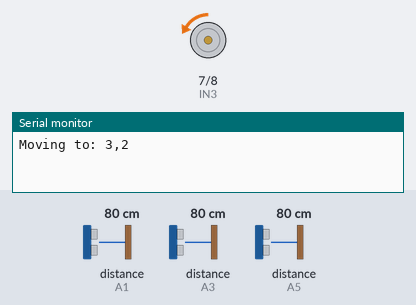
Bench run of a sketch on a simulated Arduino Uno, built with avr-gcc and run on an emulated ATmega328P. On the bench: motor-driver pin pairs drawn as motors (green arrow = first pin HIGH = forward, orange = second pin HIGH = backward, longer = more drive, scaled by the enable pin), the last lines printed to the serial monitor. Wiring (inferred from the names in the program): 3 × ultrasonic range finder: trigger A0, echo A1 / trigger A2, echo A3 / trigger A4, echo A5. The inputs (shaded band) are chosen by the test bench; at power-on: distance to the obstacle (sensors on A1, A3, A5) 80 cm. The echo pulse lasts 58.3 µs per cm.

Above: at 0.3 s.
1.3 s: distance to the obstacle (sensor on A1) set to 2 cm
At 2.3 s:
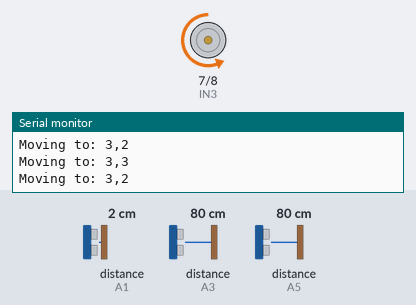
5.8 s: distance to the obstacle (sensor on A1) set to 18 cm
At 6.45 s:
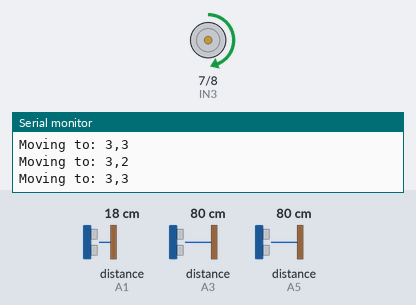
10.3 s: distance to the obstacle (sensor on A1) set to 4 cm
At 11.5 s:
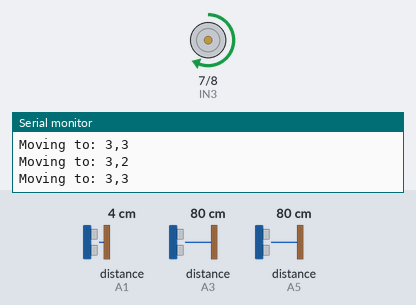
13.8 s: distance to the obstacle (sensor on A1) set to 60 cm
17.5 s: distance to the obstacle (sensor on A1) set to 120 cm
At 20.02 s:
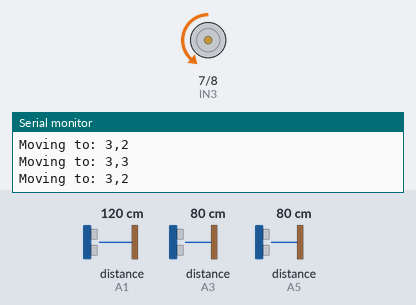
21.2 s: distance to the obstacle (sensor on A1) set to 250 cm
Timing chart, 0 to 26.7 s (numbered marks = the images above; inputs shaded):
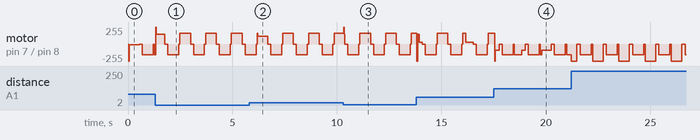

Measured:
- by itself, motor on pin 7 (IN3) / pin 8 (IN4): repeats every 1.3 s: stopped 0.16 s, backward 160/255 0.52 s, stopped 0.07 s, backward 255/255 0.51 s

The sketch:

remote_Final_code_pid_floodfill.ino
```cpp
// Ensure Arduino core symbols and types are available
#include <Arduino.h>
#include <math.h>

// ---------------------------
// Pin definitions
// ---------------------------
#ifndef ENA
#define ENA 5
#endif
#ifndef IN1
#define IN1 4
#endif
#ifndef IN2
#define IN2 3
#endif
#ifndef ENB
#define ENB 6
#endif
#ifndef IN3
#define IN3 7
#endif
#ifndef IN4
#define IN4 8
#endif

#ifndef trigF
#define trigF A2
#endif
#ifndef echoF
#define echoF A3
#endif
#ifndef trigL
#define trigL A0
#endif
#ifndef echoL
#define echoL A1
#endif
#ifndef trigR
#define trigR A4
#endif
#ifndef echoR
#define echoR A5
#endif

// ---------------------------
// PID + Flood-Fill configuration
// ---------------------------
const int PIDFF_forwardSpeed = 120;  // base forward PWM
const int PIDFF_turnSpeed = 160;     // turn-in-place PWM
const int PIDFF_thresholdFront = 12; // cm to consider obstacle
const int PIDFF_thresholdSide = 18;  // cm side wall threshold

// PID gains (tune on the robot)
float PIDFF_kp = 2.0;
float PIDFF_ki = 0.01;
float PIDFF_kd = 0.35;
float PIDFF_integral = 0.0;
float PIDFF_lastError = 0.0;
unsigned long PIDFF_lastTime = 0;

// Flood-fill map size
#define PIDFF_MAP_N 7
// 0 = unknown, 1 = free, 2 = wall
uint8_t PIDFF_map[PIDFF_MAP_N][PIDFF_MAP_N];
int PIDFF_dist[PIDFF_MAP_N][PIDFF_MAP_N];

// Robot state in cell coordinates (center cell = (3,3) initial)
int PIDFF_x = PIDFF_MAP_N / 2;
int PIDFF_y = PIDFF_MAP_N / 2;
// Heading: 0=N, 1=E, 2=S, 3=W
int PIDFF_heading = 0;

// Desired distance from left wall when side-following
const float PIDFF_desiredLeft = 15.0;

// Timing for moving one cell (approximate, adapt for your robot)
const unsigned long PIDFF_cellMoveTime = 500; // ms moving forward per cell

// ---------------------------
// Helper: readDistance (same algorithm as original sketches)
// ---------------------------
long PIDFF_readDistanceCM(int trigPin, int echoPin, unsigned long timeout = 30000UL)
{
    digitalWrite(trigPin, LOW);
    delayMicroseconds(2);
    digitalWrite(trigPin, HIGH);
    delayMicroseconds(10);
    digitalWrite(trigPin, LOW);
    unsigned long duration = pulseIn(echoPin, HIGH, timeout);
    if (duration == 0)
        return -1;
    return duration / 58L;
}

// ---------------------------
// Motor helpers (unique names to avoid collisions)
// These accept signed speeds for individual motors
// ---------------------------
void PIDFF_setLeftMotor(int leftSpeed)
{
    if (leftSpeed >= 0)
    {
        digitalWrite(IN1, HIGH);
        digitalWrite(IN2, LOW);
        analogWrite(ENA, constrain(leftSpeed, 0, 255));
    }
    else
    {
        digitalWrite(IN1, LOW);
        digitalWrite(IN2, HIGH);
        analogWrite(ENA, constrain(-leftSpeed, 0, 255));
    }
}

void PIDFF_setRightMotor(int rightSpeed)
{
    if (rightSpeed >= 0)
    {
        digitalWrite(IN3, HIGH);
        digitalWrite(IN4, LOW);
        analogWrite(ENB, constrain(rightSpeed, 0, 255));
    }
    else
    {
        digitalWrite(IN3, LOW);
        digitalWrite(IN4, HIGH);
        analogWrite(ENB, constrain(-rightSpeed, 0, 255));
    }
}

void PIDFF_driveMotors(int leftSpeed, int rightSpeed)
{
    PIDFF_setLeftMotor(leftSpeed);
    PIDFF_setRightMotor(rightSpeed);
}

void PIDFF_stopMotors()
{
    analogWrite(ENA, 0);
    analogWrite(ENB, 0);
    digitalWrite(IN1, LOW);
    digitalWrite(IN2, LOW);
    digitalWrite(IN3, LOW);
    digitalWrite(IN4, LOW);
}

void PIDFF_turnLeftInPlace(int speed)
{
    // left wheel reverse, right wheel forward
    PIDFF_setLeftMotor(-speed);
    PIDFF_setRightMotor(speed);
}

void PIDFF_turnRightInPlace(int speed)
{
    // left wheel forward, right wheel reverse
    PIDFF_setLeftMotor(speed);
    PIDFF_setRightMotor(-speed);
}

// Simple forward using signed motor control for compatibility
void PIDFF_forwardMotors(int speed)
{
    PIDFF_driveMotors(speed, speed);
}

void PIDFF_reverseMotors(int speed)
{
    PIDFF_driveMotors(-speed, -speed);
}

// ---------------------------
// PID compute: returns steering offset in PWM units
// Positive -> increase right motor relative to left
// ---------------------------
float PIDFF_computePID(float error)
{
    unsigned long now = millis();
    float dt = 0.02; // default small dt
    if (PIDFF_lastTime != 0)
    {
        dt = (now - PIDFF_lastTime) / 1000.0;
        if (dt <= 0)
            dt = 0.0001;
    }
    PIDFF_integral += error * dt;
    float derivative = (error - PIDFF_lastError) / dt;
    float output = PIDFF_kp * error + PIDFF_ki * PIDFF_integral + PIDFF_kd * derivative;
    PIDFF_lastError = error;
    PIDFF_lastTime = now;
    return output;
}

// ---------------------------
// Flood-fill helpers
// ---------------------------
// Reset map: unknown = 0
void PIDFF_mapReset()
{
    for (int i = 0; i < PIDFF_MAP_N; i++)
        for (int j = 0; j < PIDFF_MAP_N; j++)
        {
            PIDFF_map[i][j] = 0;
            PIDFF_dist[i][j] = 255;
        }
}

// Mark a cell as free or wall safely
void PIDFF_setCellFree(int x, int y)
{
    if (x >= 0 && x < PIDFF_MAP_N && y >= 0 && y < PIDFF_MAP_N)
        PIDFF_map[y][x] = 1;
}
void PIDFF_setCellWall(int x, int y)
{
    if (x >= 0 && x < PIDFF_MAP_N && y >= 0 && y < PIDFF_MAP_N)
        PIDFF_map[y][x] = 2;
}

// Given current cell and heading, mark walls based on sensors
void PIDFF_updateWallsFromSensors(long distF, long distL, long distR)
{
    // Directions: 0=N -> (0,-1), 1=E -> (1,0), 2=S -> (0,1), 3=W -> (-1,0)
    int dx[4] = {0, 1, 0, -1};
    int dy[4] = {-1, 0, 1, 0};

    // front
    int fx = PIDFF_x + dx[PIDFF_heading];
    int fy = PIDFF_y + dy[PIDFF_heading];
    if (distF == -1 || distF > PIDFF_thresholdFront)
        PIDFF_setCellFree(fx, fy);
    else
        PIDFF_setCellWall(fx, fy);

    // left sensor: heading-1
    int leftDir = (PIDFF_heading + 3) & 3;
    int lx = PIDFF_x + dx[leftDir];
    int ly = PIDFF_y + dy[leftDir];
    if (distL == -1 || distL > PIDFF_thresholdSide)
        PIDFF_setCellFree(lx, ly);
    else
        PIDFF_setCellWall(lx, ly);

    // right sensor: heading+1
    int rightDir = (PIDFF_heading + 1) & 3;
    int rx = PIDFF_x + dx[rightDir];
    int ry = PIDFF_y + dy[rightDir];
    if (distR == -1 || distR > PIDFF_thresholdSide)
        PIDFF_setCellFree(rx, ry);
    else
        PIDFF_setCellWall(rx, ry);

    // mark current cell free
    PIDFF_setCellFree(PIDFF_x, PIDFF_y);
}

// Flood-fill / BFS from a target cell to compute distance map
void PIDFF_computeDistancesTo(int tx, int ty)
{
    for (int y = 0; y < PIDFF_MAP_N; y++)
        for (int x = 0; x < PIDFF_MAP_N; x++)
            PIDFF_dist[y][x] = 255;
    // queue simple circular array
    const int MAXQ = PIDFF_MAP_N * PIDFF_MAP_N;
    int qx[MAXQ], qy[MAXQ];
    int qs = 0, qe = 0;
    // start from target
    PIDFF_dist[ty][tx] = 0;
    qx[qe] = tx;
    qy[qe] = ty;
    qe++;

    while (qs < qe)
    {
        int cx = qx[qs];
        int cy = qy[qs];
        qs++;
        int cd = PIDFF_dist[cy][cx];
        // neighbors
        const int dx[4] = {0, 1, 0, -1};
        const int dy[4] = {-1, 0, 1, 0};
        for (int i = 0; i < 4; i++)
        {
            int nx = cx + dx[i];
            int ny = cy + dy[i];
            if (nx < 0 || nx >= PIDFF_MAP_N || ny < 0 || ny >= PIDFF_MAP_N)
                continue;
            // if cell is wall, skip
            if (PIDFF_map[ny][nx] == 2)
                continue;
            if (PIDFF_dist[ny][nx] > cd + 1)
            {
                PIDFF_dist[ny][nx] = cd + 1;
                qx[qe] = nx;
                qy[qe] = ny;
                qe++;
            }
        }
    }
}

// Choose next neighbor cell (x,y) to move to (lowest distance)
bool PIDFF_chooseNextCell(int *nx_out, int *ny_out)
{
    int bestx = -1, besty = -1;
    int bestd = 10000;
    const int dx[4] = {0, 1, 0, -1};
    const int dy[4] = {-1, 0, 1, 0};
    for (int i = 0; i < 4; i++)
    {
        int nx = PIDFF_x + dx[i];
        int ny = PIDFF_y + dy[i];
        if (nx < 0 || nx >= PIDFF_MAP_N || ny < 0 || ny >= PIDFF_MAP_N)
            continue;
        if (PIDFF_map[ny][nx] == 2)
            continue; // wall
        int d = PIDFF_dist[ny][nx];
        if (d < bestd)
        {
            bestd = d;
            bestx = nx;
            besty = ny;
        }
    }
    if (bestx == -1)
        return false;
    *nx_out = bestx;
    *ny_out = besty;
    return true;
}

// Rotate the robot to face a target neighbor cell and move one cell forward
void PIDFF_moveToCell(int tx, int ty)
{
    // compute desired heading
    int dx = tx - PIDFF_x;
    int dy = ty - PIDFF_y;
    int desired = PIDFF_heading;
    if (dx == 1)
        desired = 1;
    else if (dx == -1)
        desired = 3;
    else if (dy == 1)
        desired = 2;
    else if (dy == -1)
        desired = 0;

    int diff = (desired - PIDFF_heading + 4) % 4;
    if (diff == 1)
    {
        // turn right 90
        PIDFF_turnRightInPlace(PIDFF_turnSpeed);
        delay(260);
        PIDFF_stopMotors();
        delay(50);
    }
    else if (diff == 2)
    {
        // turn 180
        PIDFF_turnRightInPlace(PIDFF_turnSpeed);
        delay(520);
        PIDFF_stopMotors();
        delay(50);
    }
    else if (diff == 3)
    {
        // turn left 90
        PIDFF_turnLeftInPlace(PIDFF_turnSpeed);
        delay(260);
        PIDFF_stopMotors();
        delay(50);
    }

    // Move forward approximately one cell while running PID side-following
    unsigned long start = millis();
    while (millis() - start < PIDFF_cellMoveTime)
    {
        long dL = PIDFF_readDistanceCM(trigL, echoL);
        long dR = PIDFF_readDistanceCM(trigR, echoR);
        // prefer left sensor for side-following; if unavailable, mirror using right
        float currentSide = NAN;
        int useLeft = 0;
        if (dL != -1)
        {
            currentSide = dL;
            useLeft = 1;
        }
        else if (dR != -1)
        {
            currentSide = dR;
            useLeft = 0;
        }

        if (!isnan(currentSide))
        {
            float err = PIDFF_desiredLeft - currentSide;
            float steer = PIDFF_computePID(err);
            if (!useLeft)
                steer = -steer; // mirror when using right
            int leftPWM = (int)constrain(PIDFF_forwardSpeed - steer, -255, 255);
            int rightPWM = (int)constrain(PIDFF_forwardSpeed + steer, -255, 255);
            PIDFF_driveMotors(leftPWM, rightPWM);
        }
        else
        {
            PIDFF_forwardMotors(PIDFF_forwardSpeed);
        }
        delay(20);
    }
    PIDFF_stopMotors();
    delay(30);

    // update logical position
    PIDFF_heading = desired;
    PIDFF_x = tx;
    PIDFF_y = ty;
}

// ---------------------------
// Setup & Loop
// ---------------------------
void setup()
{
    // pin modes (safe to call even if other sketch also sets them)
    pinMode(ENA, OUTPUT);
    pinMode(ENB, OUTPUT);
    pinMode(IN1, OUTPUT);
    pinMode(IN2, OUTPUT);
    pinMode(IN3, OUTPUT);
    pinMode(IN4, OUTPUT);
    pinMode(trigF, OUTPUT);
    pinMode(echoF, INPUT);
    pinMode(trigL, OUTPUT);
    pinMode(echoL, INPUT);
    pinMode(trigR, OUTPUT);
    pinMode(echoR, INPUT);

    Serial.begin(115200);
    PIDFF_stopMotors();
    PIDFF_mapReset();
    // mark starting cell free
    PIDFF_setCellFree(PIDFF_x, PIDFF_y);
}

void loop()
{
    // read sensors
    long dF = PIDFF_readDistanceCM(trigF, echoF);
    long dL = PIDFF_readDistanceCM(trigL, echoL);
    long dR = PIDFF_readDistanceCM(trigR, echoR);

    // update map knowledge
    PIDFF_updateWallsFromSensors(dF, dL, dR);

    // set a goal: center of map for now
    int goalX = PIDFF_MAP_N / 2;
    int goalY = PIDFF_MAP_N / 2;

    // compute distances from goal
    PIDFF_computeDistancesTo(goalX, goalY);

    // choose next cell to move to
    int nx, ny;
    if (PIDFF_chooseNextCell(&nx, &ny))
    {
        Serial.print("Moving to: ");
        Serial.print(nx);
        Serial.print(",");
        Serial.println(ny);
        PIDFF_moveToCell(nx, ny);
    }
    else
    {
        // no reachable neighbor (surrounded by walls or unknown) -> rotate to scan
        Serial.println("No neighbor chosen; rotating to scan");
        PIDFF_turnRightInPlace(PIDFF_turnSpeed);
        delay(300);
        PIDFF_stopMotors();
        delay(200);
    }

    // short delay between planning cycles
    delay(100);
}
```

Act3ver2wi2c.cpp
```cpp
#include <Wire.h>
#include <LiquidCrystal_I2C.h>
#include <Keypad.h>

// ======== LCD SETUP ========
LiquidCrystal_I2C lcd(0x27,16,2); // I2C address 0x27, 16x2 LCD

// ======== KEYPAD SETUP ========
const byte numRows = 4;
const byte numCols = 4;

// Key layout (old phone style)
char keymap[numRows][numCols] = {
  {'1','2','3','\0'},
  {'4','5','6','\0'},
  {'7','8','9','\0'},
  {'*','0','#','\0'}
};

// Arduino pins connected to rows and columns
byte rowPins[numRows] = {9, 8, 7, 6};
byte colPins[numCols] = {5, 4, 3, 2};

// Create keypad object
Keypad myKeypad = Keypad(makeKeymap(keymap), rowPins, colPins, numRows, numCols);

// Multi-tap letters for each key
String letters[] = {
  " 0",
  ",.<>/?!@#$%^&*()-_=+[]{}\|1",
  "ABC2",
  "DEF3",
  "GHI4",
  "JKL5",
  "MNO6",
  "PQRS7",
  "TUV8",
  "WXYZ9"
};

// ======== VARIABLES ========
char lastKey = NO_KEY;               // last key pressed
unsigned long lastPressTime = 0;     // last key press time
unsigned long lastActivity = 0;      // last activity timestamp

int letterIndex = 0;                 // multi-tap index
String message = "";                 // stores typed message
int scrollPos = 0;                   // scroll position for LCD
bool previewMode = false;            // auto-scroll mode flag
unsigned long previewTimer = 0;      // timer for auto scroll
int wordCount = 0;                   // number of words

// =======================
// WORD COUNT FUNCTION
// Ignores symbols and counts only words with letters/numbers
// =======================
void countWords() {
  wordCount = 0;            // reset count
  bool inWord = false;      // flag kung nasa word ka
  int charCount = 0;        // count chars in current word

  for(int i=0; i<message.length(); i++){
    char c = message[i];

    if(isAlphaNumeric(c)){      // valid letter/number
      if(!inWord){              // new word
        inWord = true;
        charCount = 1;
      } else {
        charCount++;
      }
    }
    else{ // space or symbol
      if(inWord){               // end ng word
        if(charCount > 0)      // count only if at least 1 valid char
          wordCount++;
        inWord = false;
        charCount = 0;
      }
    }
  }

  // Check last word if message doesn't end with space/symbol
  if(inWord && charCount > 0)
    wordCount++;
}

// =======================
// UPDATE LCD FUNCTION
// =======================
void updateLCD() {

  // First row: Word count
  lcd.setCursor(0,0);
  lcd.print("Words:");
  lcd.print(wordCount);
  lcd.print("        "); // clear leftover chars

  // Second row: Message display
  lcd.setCursor(0,1);
  lcd.print("                "); // clear row first
  lcd.setCursor(0,1);

  // Get visible part of message based on scroll
  String visible = message.substring(scrollPos);
  if (visible.length() > 15)
    visible = visible.substring(0,15); // max 15 chars

  lcd.print(visible);

  // --- blinking cursor at end of visible text ---
  lcd.setCursor(visible.length(), 1);
  lcd.blink();  // enable blinking cursor
}

// =======================
// KEYPAD EVENT FUNCTION
// =======================
void keypadEvent(KeypadEvent key) {

  KeyState state = myKeypad.getState();

  if (state == PRESSED) {

    previewMode = false;          // stop preview if typing
    lastActivity = millis();      // reset activity timer

    // -------- CLEAR ALL MESSAGE ----------
    if (key == '#') {
      message = "";
      wordCount = 0;
      scrollPos = 0;
    }

    // -------- BACKSPACE ----------
    else if (key == '*') {
      if (message.length() > 0) {
        message.remove(message.length()-1);
        if(scrollPos > message.length())
          scrollPos = message.length();
      }
    }

    // -------- LETTER INPUT (multi-tap) ----------
    else if (isDigit(key)) {

      int num = key - '0';
      unsigned long now = millis();

      // Same key pressed within 1 second → cycle letter
      if (key == lastKey && (now - lastPressTime) < 700) {
        letterIndex = (letterIndex + 1) % letters[num].length();
        message.remove(message.length()-1);       // remove last letter
        message += letters[num][letterIndex];     // add new letter
      }
      else {
        letterIndex = 0;                         // new key, first letter
        if (letters[num].length() > 0)
          message += letters[num][letterIndex];
      }

      lastKey = key;
      lastPressTime = now;

      // Auto-scroll if message longer than LCD
      if(message.length() - scrollPos > 15)
        scrollPos = message.length() - 15;
    }

    countWords();   // update word count
    updateLCD();    // refresh LCD
  }
}

// =======================
// SETUP FUNCTION
// =======================
void setup() {

  lcd.init();        // initialize LCD
  lcd.backlight();   // turn on backlight
  lcd.setCursor(0,0);
  lcd.print("Words:0");   // initial display

  lastActivity = millis();  // start activity timer

  // Keypad settings
  myKeypad.setDebounceTime(50);         // prevent double read
  myKeypad.setHoldTime(500);            // hold duration
  myKeypad.addEventListener(keypadEvent); // attach event handler
}

// =======================
// LOOP FUNCTION
// =======================
void loop() {

  myKeypad.getKey();    // check for keypad input

  // ---------- Auto preview mode (scroll message) ----------
  if(!previewMode && millis() - lastActivity > 4000 && message.length() > 16){
    previewMode = true;           // start auto-scroll
    previewTimer = millis();      // reset scroll timer
    scrollPos = 0;                // start from beginning
  }

  if(previewMode){
    // Scroll every 450ms
    if(millis() - previewTimer > 450){
      previewTimer = millis();
      String scrollMessage = message + "    "; // add spaces for smooth scroll

      String visible = "";
      for(int i=0;i<16;i++){
        visible += scrollMessage[(scrollPos + i) % scrollMessage.length()];
      }

      lcd.setCursor(0,1);
      lcd.print(visible);  // show scrolling message

      scrollPos++;          // advance scroll
      if(scrollPos >= scrollMessage.length())
        scrollPos = 0;      // loop scroll
    }
  }
}
```

Source omitted: Exp1-2sw-4blk.cpp (786 bytes), Exp1-8blk.cpp (832 bytes), Exp1-8sw.cpp (897 bytes), Exp1blk.cpp (243 bytes), Exp2LED1.cpp (533 bytes), Exp2LED2.cpp (582 bytes), Exp3Act.cpp (1976 bytes), Exp3test.cpp (649 bytes)
